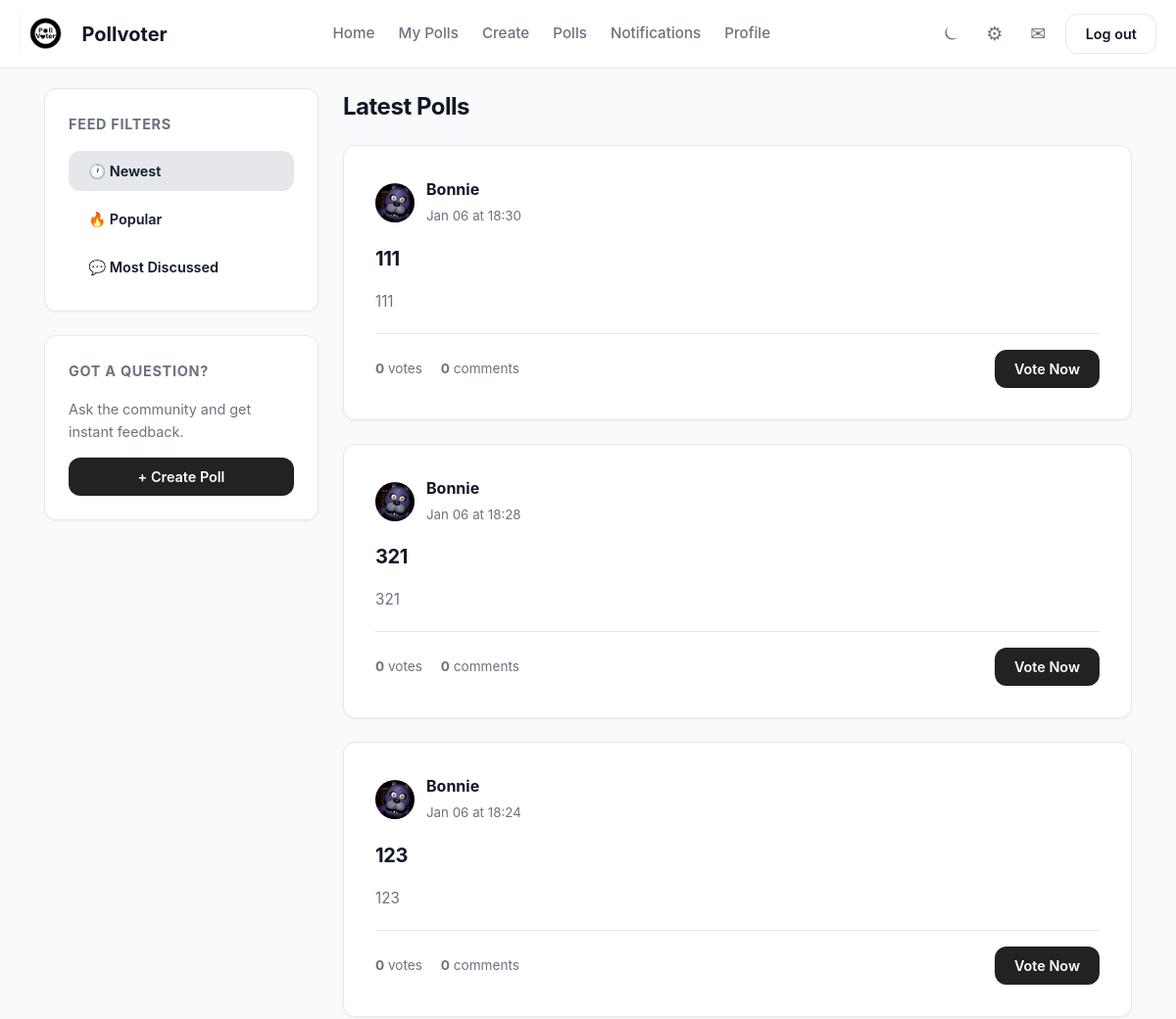
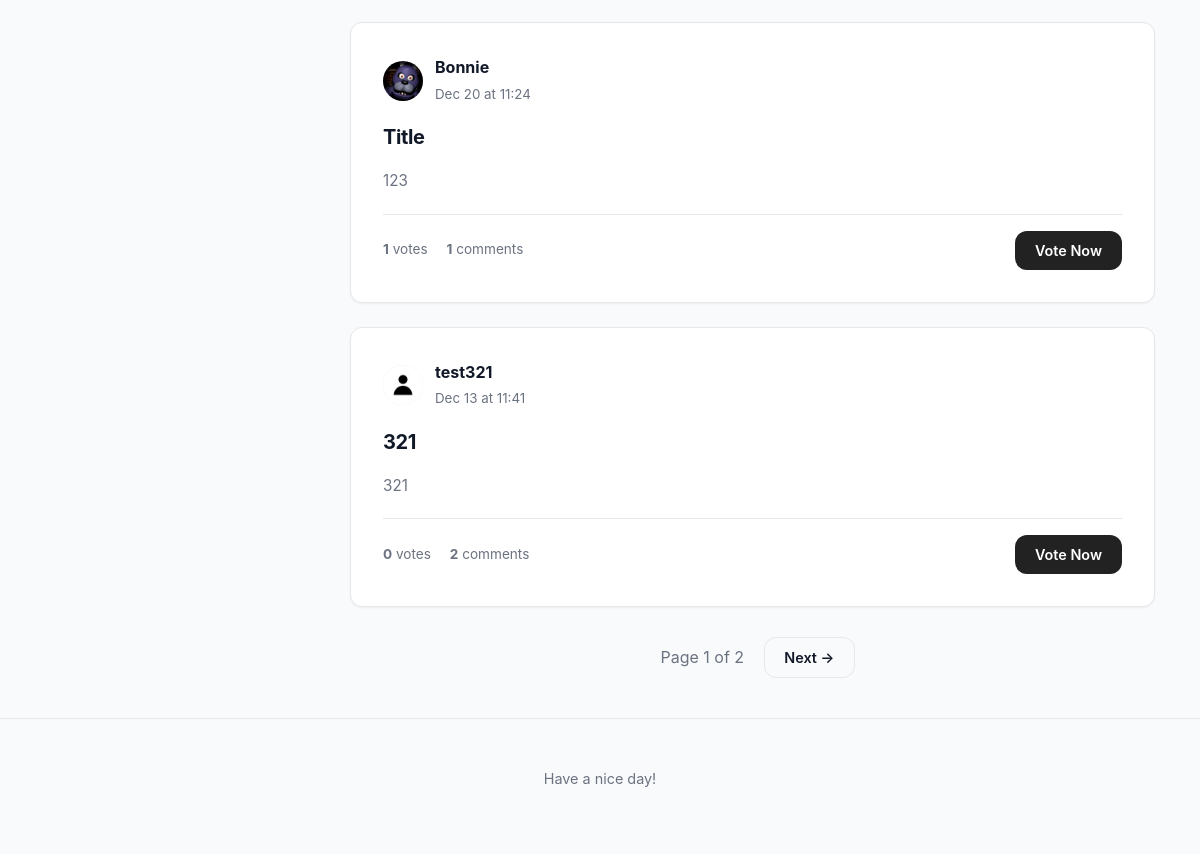
The app's page /polls (signed in) with its own data (2 pictures, top to bottom).
### app/models.py (models this page shows, shortened)
class Poll(db.Model):
    __tablename__ = "poll"
    id = Column(Integer, primary_key=True)
    title = Column(Text, nullable=False)
    description = Column(String(120))
    created_at = Column(DateTime, default=datetime.now)
    user_id = Column(Integer, ForeignKey("user.id"), nullable=False)
    end_date = Column(DateTime, nullable=True)
    author = relationship("User", back_populates="polls")
    comments = relationship("Comment", back_populates="poll", cascade="all, delete-orphan")
    options = relationship("PollOption", back_populates="poll", cascade="all, delete-orphan")
    votes = relationship("Vote", back_populates="poll", cascade="all, delete-orphan")
    def getvotecount(self):
        return len(self.votes)

class User(UserMixin, db.Model):
    __tablename__ = "user"
    id = Column(Integer, primary_key=True)
    username = Column(String(20), unique=True, nullable = False)
    created_at = Column(DateTime, default=datetime.now)
    full_name = Column(String(20))
    bio = Column(String(100))
    pfp = Column(Text)
    password_hash = Column(Text)
    is_admin = Column(Boolean, default = False)
    polls = relationship("Poll", back_populates="author")
    votes = relationship("Vote", back_populates="user")
    comments = relationship("Comment", back_populates="author")
    def getpfp(self):
        if self.pfp:
            return f"/static/uploads/pfp/{self.pfp}"
        else:
            return f"/static/uploads/pfp/default.jpg"
    blocked = relationship(
        "User", secondary=blocklist,
        primaryjoin=(blocklist.c.blocker_id == id),
        secondaryjoin=(blocklist.c.blocked_id == id),
        backref=db.backref("blocked_by", lazy="dynamic"),
        lazy="dynamic"
    )
    followed = relationship(
        "User", secondary=followers,
        primaryjoin=(followers.c.follower_id == id),
        secondaryjoin=(followers.c.followed_id == id),
        backref=db.backref("followers", lazy="dynamic"),
        lazy="dynamic"
    )

### app/routes.py (the view)
@polls.route('/polls')
@login_required
def listpolls():
    sort_by = request.args.get('sort_by', 'newest', type=str)
    page = request.args.get('page', 1, type=int)
    blocked_ids = [user.id for user in current_user.blocked]
    blocked_by_ids = [user.id for user in current_user.blocked_by]
    exclude_ids = blocked_ids + blocked_by_ids
    query = Poll.query.filter(Poll.user_id.notin_(exclude_ids))
    if sort_by == 'popular':
        query = query.outerjoin(Vote).group_by(Poll.id).order_by(db.func.count(Vote.id).desc())
    elif sort_by == 'discussed':
        query = query.outerjoin(Comment).group_by(Poll.id).order_by(db.func.count(Comment.id).desc())
    else:
        query = query.order_by(Poll.created_at.desc())
    polls = query.paginate(page=page, per_page=5)
    return render_template('polls.html', polls=polls, sort_by=sort_by)

### app/__init__.py (called while the page is built)
def create_app():
    app = Flask(__name__)
    app.config['SECRET_KEY'] = 'your_secret_key'
    app.config['SQLALCHEMY_DATABASE_URI'] = 'sqlite:///pollvoter.db'
    app.config['SQLALCHEMY_TRACK_MODIFICATIONS'] = False
    app.config["UPLOAD_FOLDER"] = "static/uploads"
    app.config["PFP_FOLDER"] =  "app/static/uploads/pfp"
    db.init_app(app)
    login_manager.init_app(app)
    migrate.init_app(app, db)
    app.register_blueprint(auth)
    app.register_blueprint(main)
    app.register_blueprint(polls)
    app.register_blueprint(admin)
    @login_manager.user_loader
    def load_user(userid):
        return User.query.get(int(userid))
    return app

### app/routes.py (called while the page is built)
@main.app_context_processor
def dropdown_notifications():
    if current_user.is_authenticated:
        unread_count = Notification.query.filter_by(recipient_id = current_user.id, is_read = False).count()
        latest_notifs = Notification.query.filter_by(recipient_id = current_user.id).order_by(Notification.created_at.desc()).limit(5).all()
        return dict(unread_count = unread_count, latest_notifs = latest_notifs)
    return dict(unread_count = 0, latest_notifs = [])

### app/templates/polls.html (shortened to what this page needs)
{% extends "base.html" %}
{% block content %}
<div class="dashboard-layout">
    <aside class="sidebar">
        <div class="sidebar-widget">
            <h3 class="widget-title">Feed Filters</h3>
            <div class="filter-menu" style="display: flex; flex-direction: column; gap: 8px;">
                <a href="{{ url_for('polls.listpolls', sort_by='newest') }}"
                   class="btn btn-outline"
                   style="text-align: left; border-color: transparent; background: {{ 'var(--border-subtle)' if request.args.get('sort_by') == 'newest' or not request.args.get('sort_by') else 'transparent' }};">
                   🕐 Newest
                </a>
                <a href="{{ url_for('polls.listpolls', sort_by='popular') }}"
                   class="btn btn-outline"
                   style="text-align: left; border-color: transparent; background: {{ 'var(--border-subtle)' if request.args.get('sort_by') == 'popular' else 'transparent' }};">
                   🔥 Popular
                </a>
                <a href="{{ url_for('polls.listpolls', sort_by='discussed') }}"
                   class="btn btn-outline"
                   style="text-align: left; border-color: transparent; background: {{ 'var(--border-subtle)' if request.args.get('sort_by') == 'discussed' else 'transparent' }};">
                   💬 Most Discussed
                </a>
            </div>
        </div>
        <div class="sidebar-widget">
            <h3 class="widget-title">Got a question?</h3>
            <p style="font-size: 0.9rem; margin-bottom: 15px;">Ask the community and get instant feedback.</p>
            <a href="{{ url_for('polls.create_poll') }}" class="btn btn-primary" style="display:block; text-align: center;">
                + Create Poll
            </a>
        </div>
    </aside>
    <main class="feed">
        <h2 style="margin-bottom: 20px;">
            {% if request.args.get('sort_by') == 'popular' %}
                Popular Polls
            {% elif request.args.get('sort_by') == 'discussed' %}
                Discussed Polls
            {% else %}
                Latest Polls
            {% endif %}
        </h2>
        {% if polls.items %}
            {% for poll in polls.items %}
            <div class="poll-card">
                <div class="user-row" style="margin-bottom: 15px; border-bottom: none; padding-bottom: 0;">
                    <img src="{{ poll.author.getpfp() if poll.author.getpfp else url_for('static', filename='default.png') }}"
                         class="avatar-sm" alt="Author">
                    <div class="user-info">
                        <strong style="color: var(--text-main);">
                            {{ poll.author.full_name if poll.author.full_name else poll.author.username }}
                        </strong>
                        <br>
                        <small style="color: var(--text-muted);">{{ poll.created_at.strftime('%b %d at %H:%M') }}</small>
                    </div>
                </div>
                <div style="margin-bottom: 20px;">
                    <h3 class="poll-question" style="font-size: 1.25rem;">
                        <a href="{{ url_for('polls.poll_detail', poll_id=poll.id) }}">{{ poll.title }}</a>
                    </h3>
                    {% if poll.description %}
                        <p style="color: var(--text-muted); font-size: 0.95rem;">{{ poll.description }}</p>
                    {% endif %}
                </div>
                <div class="poll-meta-footer">
                    <div class="stats">
                        <span style="margin-right: 15px;">
                             <strong>{{ poll.getvotecount() }}</strong> votes
                        </span>
                        <span>
                             <strong>{{ poll.comments|length }}</strong> comments
                        </span>
                    </div>
                    <a href="{{ url_for('polls.poll_detail', poll_id=poll.id) }}" class="btn btn-primary" style="padding: 8px 20px;">
                        Vote Now
                    </a>
                </div>
            </div>
            {% endfor %}
            <div class="pagination" style="display: flex; justify-content: center; gap: 10px; margin-top: 30px;">
                <span style="display: flex; align-items: center; padding: 0 10px; color: var(--text-muted);">
                    Page {{ polls.page }} of {{ polls.pages }}
                </span>
                {% if polls.has_next %}
                    <a href="{{ url_for('polls.listpolls', page=polls.next_num, sort_by=request.args.get('sort_by')) }}" class="btn btn-outline">Next →</a>
                {% endif %}
            </div>
        {% else %}
            <div class="card" style="text-align: center; padding: 50px;">
                <h3 style="color: var(--text-muted);">No polls found...</h3>
                <p>Be the first one to start a conversation!</p>
                <a href="{{ url_for('polls.create_poll') }}" class="btn btn-primary">Create Poll</a>
            </div>
        {% endif %}
    </main>
</div>
{% endblock %}

### app/static/styles.css (style rules this page uses)
:root { --bg-body: #F9FAFB; --bg-card: #FFFFFF; --bg-nav: rgba(255, 255, 255, 0.9); --text-main: #111827; --text-muted: #6B7280; --primary: #222222; --primary-hover: #2b2b2b; --border-subtle: #E5E7EB; --shadow-sm: 0 1px 2px 0 rgba(0, 0, 0, 0.05); --shadow-md: 0 4px 6px -1px rgba(0, 0, 0, 0.1), 0 2px 4px -1px rgba(0, 0, 0, 0.06); --shadow-lg: 0 10px 15px -3px rgba(0, 0, 0, 0.1); --radius-md: 12px; --radius-full: 9999px; }
* { box-sizing: border-box; margin: 0; padding: 0; }
body { background-color: var(--bg-body); color: var(--text-main); font-family: 'Inter', system-ui, -apple-system, sans-serif; line-height: 1.6; transition: background-color 0.3s ease, color 0.3s ease; -webkit-font-smoothing: antialiased; }
a { text-decoration: none; color: inherit; transition: color 0.2s; }
.btn { display: inline-block; padding: 0.5rem 1.2rem; border-radius: var(--radius-md); font-weight: 600; font-size: 0.9rem; cursor: pointer; border: none; transition: transform 0.1s ease, box-shadow 0.2s ease; }
.btn-primary { background-color: var(--primary); color: white; }
.btn-outline { background: transparent; border: 1px solid var(--border-subtle); color: var(--text-main); }
.poll-card, .card, .profile-container, .auth-box { background-color: var(--bg-card); border-radius: var(--radius-md); padding: 2rem; margin-bottom: 1.5rem; border: 1px solid var(--border-subtle); box-shadow: var(--shadow-sm); transition: transform 0.2s ease, box-shadow 0.2s ease; }
h1, h2, h3 { color: var(--text-main); margin-bottom: 1rem; font-weight: 700; letter-spacing: -0.02em; }
p { color: var(--text-muted); margin-bottom: 1rem; }
.dashboard-layout { display: flex; flex-direction: column; gap: 24px; }
@media (min-width: 992px) { .dashboard-layout { display: grid; grid-template-columns: 320px 1fr; gap: 30px; align-items: start; } }
.sidebar-widget { background-color: var(--bg-card); border-radius: var(--radius-md); padding: 1.5rem; border: 1px solid var(--border-subtle); margin-bottom: 1.5rem; box-shadow: var(--shadow-sm); }
.widget-title { font-size: 0.9rem; font-weight: 700; color: var(--text-muted); margin-bottom: 1rem; text-transform: uppercase; letter-spacing: 0.05em; }
.user-row { display: flex; align-items: center; gap: 12px; margin-bottom: 1rem; padding-bottom: 1rem; border-bottom: 1px solid var(--border-subtle); }
.avatar-sm { width: 40px; height: 40px; border-radius: 50%; object-fit: cover; background-color: var(--border-subtle); }
.poll-meta-footer { display: flex; justify-content: space-between; align-items: center; margin-top: 1rem; padding-top: 1rem; border-top: 1px solid var(--border-subtle); font-size: 0.85rem; color: var(--text-muted); }
@media (min-width: 992px) { .dashboard-layout { display: grid; grid-template-columns: 280px 1fr; gap: 25px; align-items: start; } }
.dashboard-layout h2 { margin-top: 0; margin-bottom: 20px; font-size: 1.5rem; }

### records on screen
Poll: author.getpfp (picture), author "Bonnie", created_at "Jan 06 at 18:30", title "111", description "111", getvotecount "0", comments|length "0"
Poll: author.getpfp (picture), author "Bonnie", created_at "Jan 06 at 18:28", title "321", description "321", getvotecount "0", comments|length "0"
Poll: author.getpfp (picture), author "Bonnie", created_at "Jan 06 at 18:24", title "123", description "123", getvotecount "0", comments|length "0"
Poll: author.getpfp (picture), author "Bonnie", created_at "Dec 20 at 11:24", title "Title", description "123", getvotecount "1", comments|length "1"
Poll: shows a picture, author "test321", created_at "Dec 13 at 11:41", title "321", description "321", getvotecount "0", comments|length "2"

### other values on screen
{{ polls.page }} "1"
{{ polls.pages }} "2"
